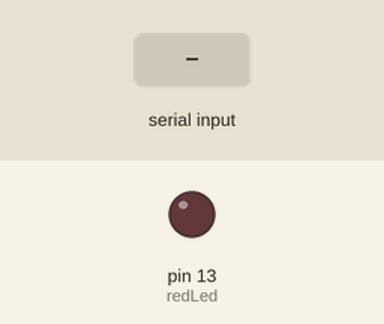
Recording of a sketch running on a simulated Arduino Uno, built with avr-gcc and run on an emulated ATmega328P. Shown: output pins drawn as LEDs (lit = HIGH). Dashed ring = blinking. The inputs (shaded band) are chosen by the test bench. What the sketch prints to the serial monitor is not drawn.

Above: at 1.2 s.
1.3 s: "90,45\n" received over Serial
At 1.7 s:
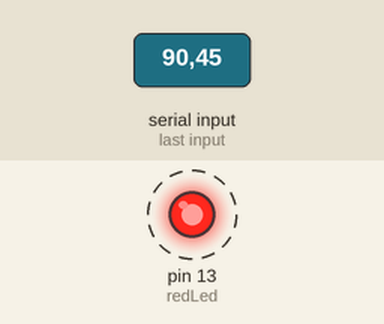
Timing chart, 0 to 10.3 s (numbered marks = the images above; inputs shaded):
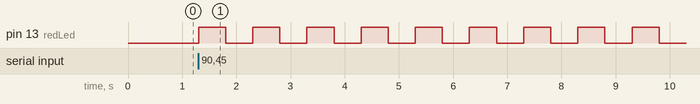

The sketch:

012ReadNumbersFromSerialMonitor.ino
```cpp
//String msg1 = "Please enter your number: ";
//String msg2 = "Your number is: ";
String blinkText = "Enter number of blinks you want: ";
//int myNum;
int numBlinks=0;
int redLed = 13;
int i;
int waitTime =500;
void setup()
{
  Serial.begin(9600);
  pinMode(redLed, OUTPUT);
}

void loop()
{
  //Serial.println(msg1);
  Serial.println(blinkText);
  while(Serial.available()==0){

  }
  //myNum = Serial.parseInt();
  //Serial.print(msg2);
  //Serial.println(myNum);
  numBlinks = Serial.parseInt();
  for(i=0;i<numBlinks;i++){
  	digitalWrite(redLed,HIGH);
    delay(waitTime);
    digitalWrite(redLed, LOW);
    delay(waitTime);
  }
}
```

Measured:
- after the input at 1.3 s, pin 13 (redLed): alternates HIGH for 0.50 s and LOW for 0.50 s, starting at once
